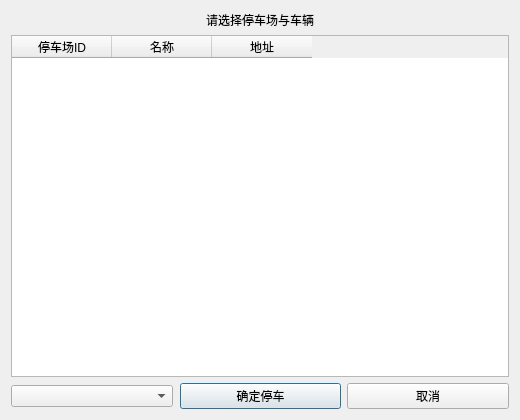
<?xml version="1.0" encoding="UTF-8"?>
<ui version="4.0">
 <class>SelectParkingLotDialog</class>
 <widget class="QDialog" name="SelectParkingLotDialog">
  <property name="minimumSize">
   <size>
    <width>520</width>
    <height>420</height>
   </size>
  </property>
  <layout class="QVBoxLayout" name="verticalLayout">
   <item>
    <widget class="QLabel" name="label">
     <property name="text"><string>请选择停车场与车辆</string></property>
     <property name="alignment"><set>Qt::AlignCenter</set></property>
    </widget>
   </item>
   <item>
    <widget class="QTableWidget" name="table_lots">
     <property name="columnCount"><number>3</number></property>
     <column>
      <property name="text"><string>停车场ID</string></property>
     </column>
     <column>
      <property name="text"><string>名称</string></property>
     </column>
     <column>
      <property name="text"><string>地址</string></property>
     </column>
    </widget>
   </item>
   <item>
    <layout class="QHBoxLayout" name="hLayout">
     <item>
      <widget class="QComboBox" name="combo_vehicles"/>
     </item>
     <item>
      <spacer name="hSpacer"/>
     </item>
     <item>
      <widget class="QPushButton" name="btn_ok">
       <property name="text"><string>确定停车</string></property>
      </widget>
     </item>
     <item>
      <widget class="QPushButton" name="btn_cancel">
       <property name="text"><string>取消</string></property>
      </widget>
     </item>
    </layout>
   </item>
  </layout>
 </widget>
 <resources/>
 <connections/>
</ui>
